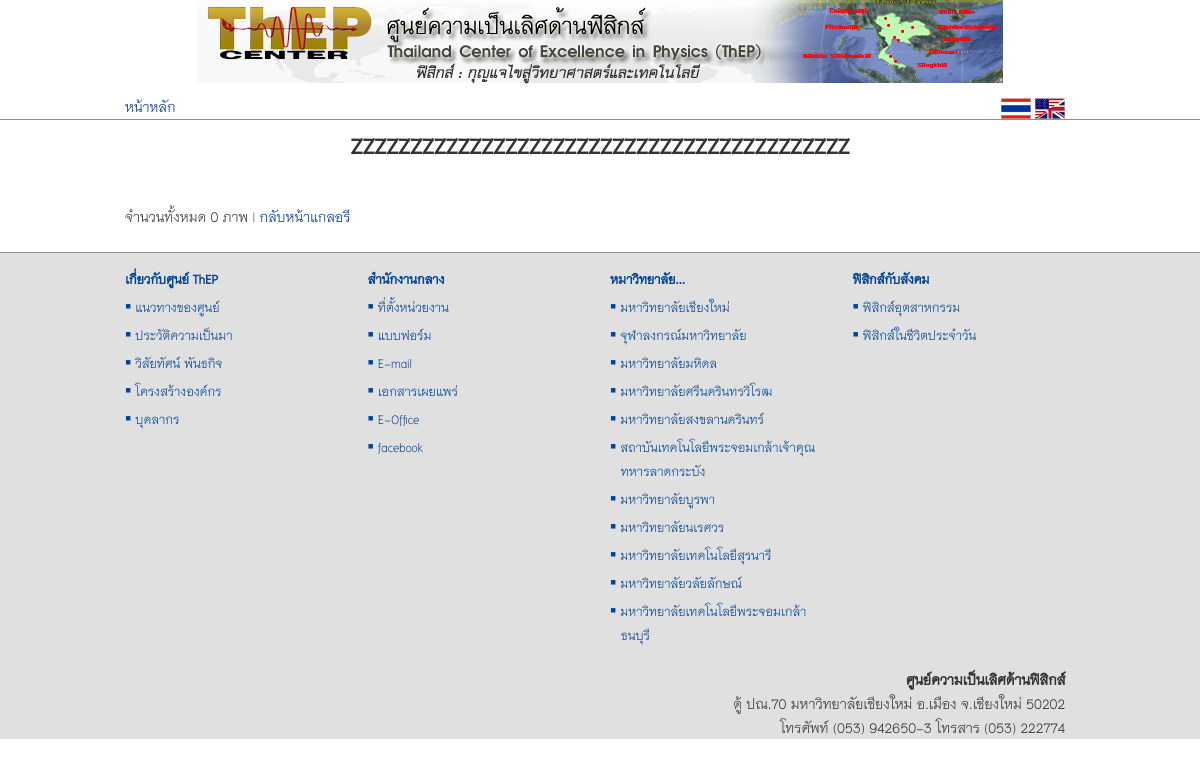
/views/gallery.php?gal_id=9, run on an earlier commit of the app's database.
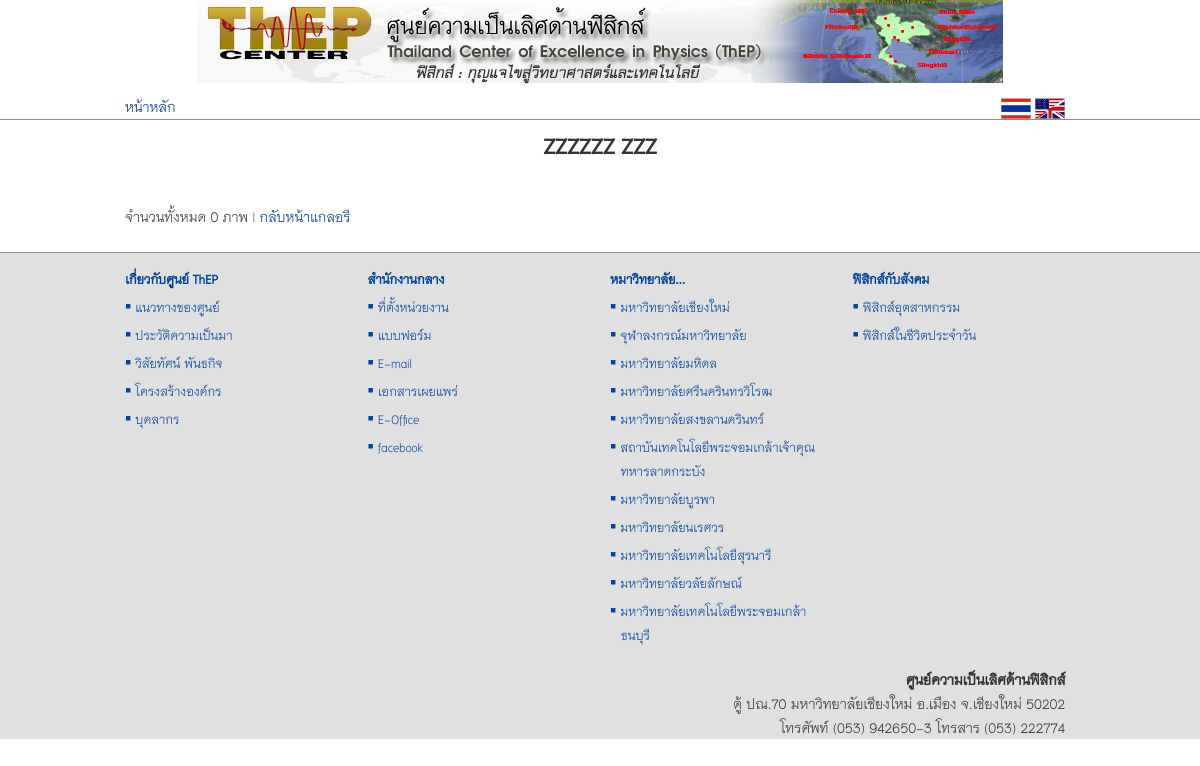
And on a later commit of the database.
### tables this page shows
CREATE TABLE `tb_gallery` (
  `id` int(11) NOT NULL auto_increment,
  `title` varchar(255) NOT NULL,
  `detail` text NOT NULL,
  `modified` varchar(255) NOT NULL,
  PRIMARY KEY  (`id`)
);

### src/views/gallery.php (the view, shortened to what this page needs)
<link rel="stylesheet" href="<?php plugins('lightbox2.6/lightbox/css/lightbox.css'); ?>">
</head>
<body>
    <div class="container">
        <?php
        if (isset($_GET['gal_id'])) {
            $gal_id = $_GET['gal_id'];
            $sql = "SELECT * FROM tb_gallery WHERE id = $gal_id;";
            $result = mysql_query($sql);
            $g = mysql_fetch_array($result);
            $sql_p = "SELECT * FROM tb_picture WHERE gallery_id = {$g['id']};";
            $re_p = mysql_query($sql_p);
            $pic_no = mysql_num_rows($re_p);
            ?>
            <div class="row">
                <h2 class="text-center"><?php echo $g['title'] ?></h2>
            </div>
            <p>&nbsp;</p>
            <div class="row">
                <div class="col-md-12">
                    จำนวนทั้งหมด <?php echo $pic_no; ?> ภาพ |
                    <a href="gallery.php">กลับหน้าแกลอรี</a></div>
            </div>
            <?php
        }
        ?>
    </div>
</body>
</html>

What changed in the data, as far as the page shows it:
changed tb_gallery: title "ZZZZZZZZZZZZZZZZZZZZZZZZZZZZZZZZZZZZZZZZZZ" → "ZZZZZZ ZZZ"
